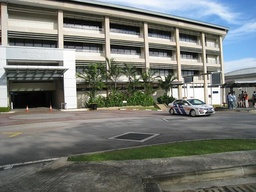
#> input picture images/carpark_a.jpg, 256 x 192 px, shrunk from 653 x 490 before the run; its folder holds 4 pictures in this run
$ python fast.py ../images/carpark_a.jpg ../images/carpark_b.jpg
#> lines starting #> are read from the running program, lines starting #| are printed output that depends on the picture; after the words box and inside, x2 and y2 are one past the last pixel; in counts of white or black regions, pixels touching at a corner belong together
import cv2
import numpy as np
import random
import time
import os
import sys

def solution(left_img, right_img):
    """
    :param left_img:
    :param right_img:
    :return: you need to return the result panorama image which is stitched by left_img and right_img
    """

    key_points1, descriptor1, key_points2, descriptor2 = get_keypoint(left_img, right_img)
    good_matches = match_keypoint(key_points1, key_points2, descriptor1, descriptor2)
    final_H = ransac(good_matches)

    rows1, cols1 = right_img.shape[:2]
    rows2, cols2 = left_img.shape[:2]

    points1 =  np.float32([[0,0], [0,rows1], [cols1,rows1], [cols1,0]]).reshape(-1,1,2)
    points  =  np.float32([[0,0], [0,rows2], [cols2,rows2], [cols2,0]]).reshape(-1,1,2)
    points2 =  cv2.perspectiveTransform(points, final_H)
    list_of_points = np.concatenate((points1,points2), axis=0)

    [x_min, y_min] = np.int32(list_of_points.min(axis=0).ravel() - 0.5)
    [x_max, y_max] = np.int32(list_of_points.max(axis=0).ravel() + 0.5)

    H_translation = (np.array([[1, 0, (-x_min)], [0, 1, (-y_min)], [0, 0, 1]])).dot(final_H)

    output_img = cv2.warpPerspective(left_img, H_translation, (x_max-x_min, y_max-y_min))
    output_img[(-y_min):rows1+(-y_min), (-x_min):cols1+(-x_min)] = right_img
    result_img = output_img
    return result_img

def get_keypoint(left_img, right_img):
    l_img = cv2.cvtColor(left_img, cv2.COLOR_BGR2GRAY)
    r_img = cv2.cvtColor(right_img, cv2.COLOR_BGR2GRAY)

    fast = cv2.FastFeatureDetector_create()
    brief = cv2.xfeatures2d.BriefDescriptorExtractor_create()

    kp1 = fast.detect(l_img, None)
    kp1, desc1 = brief.compute(l_img, kp1)

    kp2 = fast.detect(r_img, None)
    kp2, desc2 = brief.compute(r_img, kp2)

    print("FAST + BRIEF keypoints:", len(kp1), len(kp2))
    return kp1, desc1, kp2, desc2

def match_keypoint(key_points1, key_points2, descriptor1, descriptor2):
    bf = cv2.BFMatcher(cv2.NORM_L2, crossCheck=False)
    matches = bf.knnMatch(descriptor1, descriptor2, k=2)

    good_matches = []
    for m, n in matches:
        if m.distance < 0.75 * n.distance:
            left_pt = key_points1[m.queryIdx].pt
            right_pt = key_points2[m.trainIdx].pt
            good_matches.append([left_pt[0], left_pt[1], right_pt[0], right_pt[1]])
    return good_matches

def homography(points):
    A = []
    for pt in points:
      x, y = pt[0], pt[1]
      X, Y = pt[2], pt[3]
      A.append([x, y, 1, 0, 0, 0, -1 * X * x, -1 * X * y, -1 * X])
      A.append([0, 0, 0, x, y, 1, -1 * Y * x, -1 * Y * y, -1 * Y])

    A = np.array(A)
    u, s, vh = np.linalg.svd(A)
    H = (vh[-1, :].reshape(3, 3))
    H = H/ H[2, 2]
    return H

def ransac(good_pts):
    best_inliers = []
    final_H = []
    t=5
    for i in range(5000):
        random_pts = random.choices(good_pts, k=4)
        H = homography(random_pts)
        inliers = []
        for pt in good_pts:
            p = np.array([pt[0], pt[1], 1]).reshape(3, 1)
            p_1 = np.array([pt[2], pt[3], 1]).reshape(3, 1)
            Hp = np.dot(H, p)
            Hp = Hp / Hp[2]
            dist = np.linalg.norm(p_1 - Hp)

            if dist < t: inliers.append(pt)

        if len(inliers) > len(best_inliers):
            best_inliers,final_H = inliers,H
    return final_H

if __name__ == "__main__":
    start_time = time.time()

    left_img_name = sys.argv[1].split('.')[0]
    right_img_name = sys.argv[2].split('.')[0]

    left_img_path = os.path.join('../images', sys.argv[1])
    right_img_path = os.path.join('../images', sys.argv[2])

    left_img = cv2.imread(left_img_path)
#> left_img is the input picture: shape (192, 256, 3); mean B, G, R 114.6, 119.8, 116.9
    right_img = cv2.imread(right_img_path)
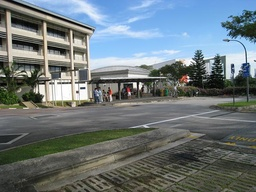
#> input picture images/carpark_b.jpg, 256 x 192 px, shrunk from 653 x 490 before the run
#> right_img is the input picture: shape (192, 256, 3); mean B, G, R 121.9, 118.6, 107.7

    print("Starting stitching process...")
    result_img = solution(left_img, right_img)
#> in get_keypoint, `l_img = cv2.cvtColor(left_img, cv2.COLOR_BGR2GRAY)`:
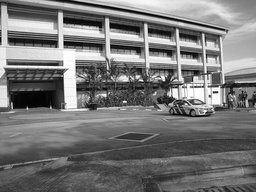
#> l_img: shape (192, 256); min 0, max 255, mean 118.3
#> in get_keypoint, `r_img = cv2.cvtColor(right_img, cv2.COLOR_BGR2GRAY)`:
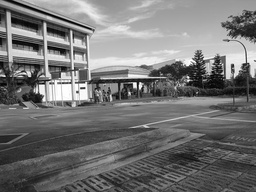
#> r_img: shape (192, 256); min 0, max 255, mean 115.7
#> in get_keypoint, `kp1 = fast.detect(l_img, None)`: kp1 = 1712 keypoints; strongest (x, y, size): (216, 92, 7), (163, 80, 7), (124, 101, 7), (141, 80, 7)
#> in get_keypoint, `kp1, desc1 = brief.compute(l_img, kp1)`: kp1 = 1132 keypoints; strongest (x, y, size): (216, 92, 7), (163, 80, 7), (124, 101, 7), (141, 80, 7)
#> in get_keypoint, `kp2 = fast.detect(r_img, None)`: kp2 = 1768 keypoints; strongest (x, y, size): (140, 83, 7), (135, 83, 7), (83, 88, 7), (233, 65, 7)
#> in get_keypoint, `kp2, desc2 = brief.compute(r_img, kp2)`: kp2 = 1032 keypoints; strongest (x, y, size): (140, 83, 7), (135, 83, 7), (83, 88, 7), (29, 75, 7)
#| FAST + BRIEF keypoints: 1132 1032
#> in solution, `key_points1, descriptor1, key_points2, descriptor2 = get_keypoint(left..`: key_points1 has the same summary as kp1 in get_keypoint; key_points2 has the same summary as kp2 in get_keypoint
#> in match_keypoint, `matches = bf.knnMatch(descriptor1, descriptor2, k=2)`: matches = 1132 matches
#> the loop in match_keypoint, `for m, n in matches:` made 1132 passes
#> (left_pt, right_pt) on passes 55, 59, 77, 102, 108, 109, 117, 140, 152, 153, 160, 192: ((148, 35), (47, 34)), ((203, 35), (71, 32)), ((172, 37), (39, 31)), ((180, 39), (47, 34)), ((185, 40), (53, 35)), ((188, 40), (56, 35)), ((132, 41), (28, 37)), ((165, 43), (31, 36)), ((173, 44), (40, 38)), ((205, 44), (73, 41)), ((133, 45), (33, 42)), ((90, 48), (54, 51))
#> left_pt on pass 430: (175, 70)
#> after the loop in match_keypoint, `for m, n in matches:`: good_matches = 84 items, first 6: [148, 35, 47, 34], [203, 35, 71, 32], [172, 37, 39, 31], [180, 39, 47, 34], [185, 40, 53, 35], [188, 40, 56, 35]
#> after the loop in ransac, `for i in range(5000):`: best_inliers = 69 items, first 6: [203, 35, 71, 32], [172, 37, 39, 31], [180, 39, 47, 34], [185, 40, 53, 35], [188, 40, 56, 35], [165, 43, 31, 36]
#> in solution, `final_H = ransac(good_matches)`: final_H = [[2.79, 0.215, -398.4], [0.547, 2.71, -126.6], [0.00694, 0.00227, 1]]
#> in solution, `points2 =  cv2.perspectiveTransform(points, final_H)`: points2 = [[-398.4, -126.6], [-248.8, 274.9], [110.9, 166.4], [113.5, 4.81]]
#> in solution, `list_of_points = np.concatenate((points1,points2), axis=0)`: list_of_points = [[0, 0], [0, 192], [256, 192], [256, 0], [-398.4, -126.6], [-248.8, 274.9], [110.9, 166.4], [113.5, 4.81]]
#> in solution, `[x_min, y_min] = np.int32(list_of_points.min(axis=0).ravel() - 0.5)`: x_min = -398; y_min = -127
#> in solution, `[x_max, y_max] = np.int32(list_of_points.max(axis=0).ravel() + 0.5)`: x_max = 256; y_max = 275
#> in solution, `H_translation = (np.array([[1, 0, (-x_min)], [0, 1, (-y_min)], [0, 0, ..`: H_translation = [[5.55, 1.12, -0.351], [1.43, 3, 0.402], [0.00694, 0.00227, 1]]
#> in solution, `output_img = cv2.warpPerspective(left_img, H_translation, (x_max-x_min..`:
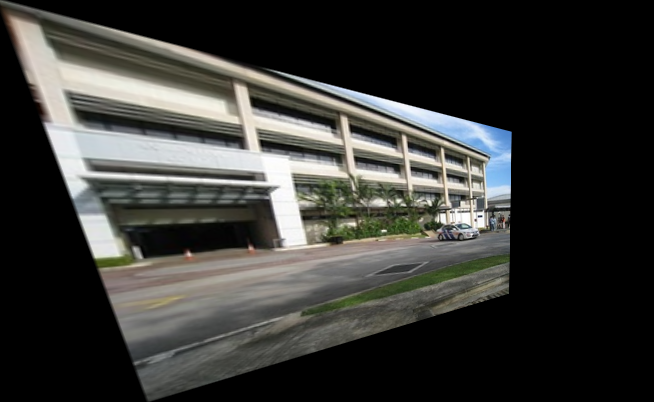
#> output_img: shape (402, 654, 3); mean B, G, R 53.8, 56.8, 56.7
#> in solution, `output_img[(-y_min):rows1+(-y_min), (-x_min):cols1+(-x_min)] = right_img`:
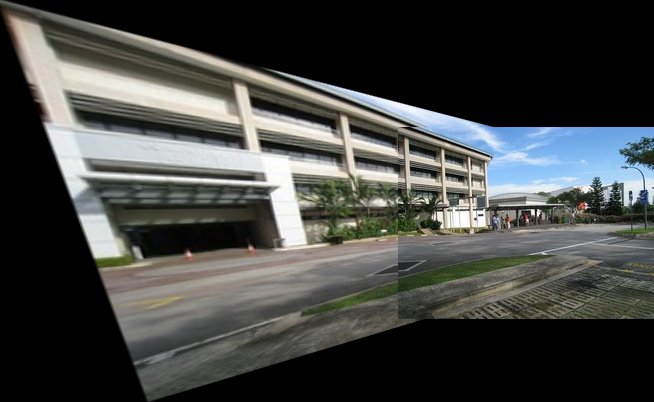
#> output_img: shape (402, 654, 3); 18.69% of pixels changed, all inside (x1, y1, x2, y2) = (398, 127, 654, 319)

    print("Stitching completed.")
    print("Result image shape:", result_img.shape)
#| Result image shape: (402, 654, 3)
    output_path = f'./output/fast/{left_img_name}_{right_img_name}.jpg'

    cv2.imwrite(output_path, result_img)

    end_time = time.time()
    print("Stitching took {:.2f} seconds.".format(end_time - start_time))
    print("Stitching completed.")
